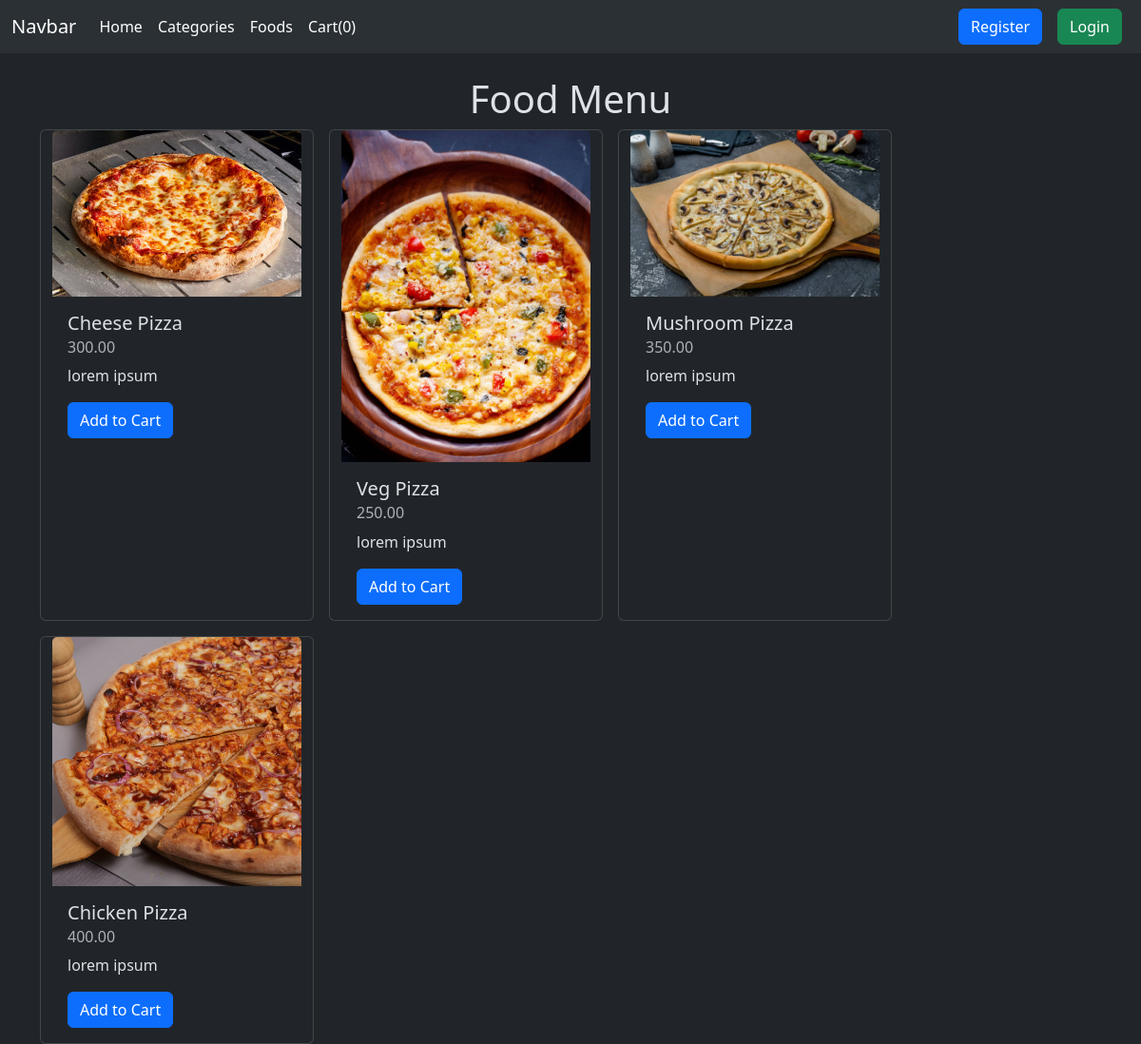
Screenshot of /app/category-foods/1/ with the database file from the repository.
### app1/models.py (models this page shows, shortened)
class Food(models.Model):
    title = models.CharField(max_length=31)
    description = models.TextField()
    price = models.DecimalField(max_digits=10, decimal_places=2)  # Added price attribute
    photo = models.ImageField(upload_to='images/foods/', blank=False, null=False)
    category = models.ForeignKey(Category, on_delete=models.CASCADE)  # Added category attribute
    is_veg = models.BooleanField(default=False)
    is_featured = models.BooleanField(default=False)
    is_active = models.BooleanField(default=True)

### app1/views.py (the view)
# urls.py: path('category-foods/<int:category_id>/', views.category_foods, name='category_foods'),
def category_foods(request, category_id):
    food_items = Food.objects.filter(category__id=category_id, is_active=True)
    return render(request, 'foods.html', {'food_items' : food_items})

### app1/templates/foods.html (shortened to what this page needs)
{% extends "layout.html" %}
{% block content %}
<h1 class = "text-center mt-4">Food Menu</h1>
<div class="container row gap-3">
  {% for food in food_items %}
  <div class="card" style="width: 18rem;">
    <img src="{{food.photo.url}}" class="card-img-top" alt="...">
    <div class="card-body">
      <h5 class="card-title">{{food.title}}</h5>
      <h6 class="card-subtitle mb-2 text-body-secondary">{{food.price}}</h6>
      <p class="card-text">{{food.description}}</p>
      <a href="{% url 'add_to_cart' %}" class="btn btn-primary">Add to Cart</a>
    </div>
  </div>
  {% endfor %}
</div>
{% endblock %}

### rows the page displays
Food: photo (picture), title "Cheese Pizza", price "300.00", description "lorem ipsum"
Food: photo (picture), title "Veg Pizza", price "250.00", description "lorem ipsum"
Food: photo (picture), title "Mushroom Pizza", price "350.00", description "lorem ipsum"
Food: photo (picture), title "Chicken Pizza", price "400.00", description "lorem ipsum"
